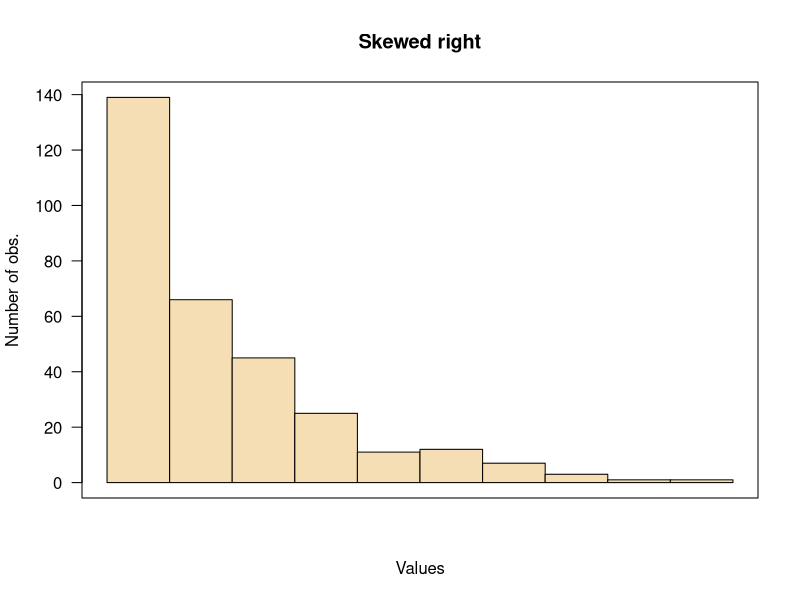
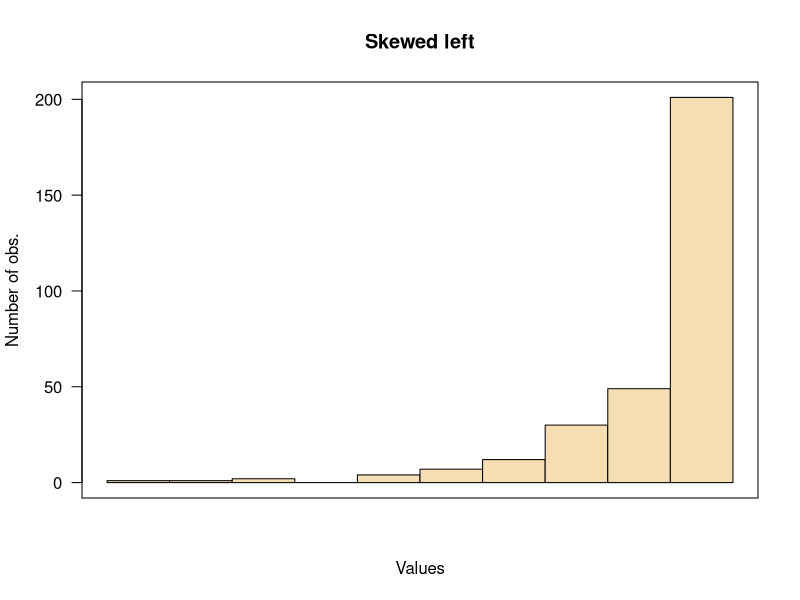
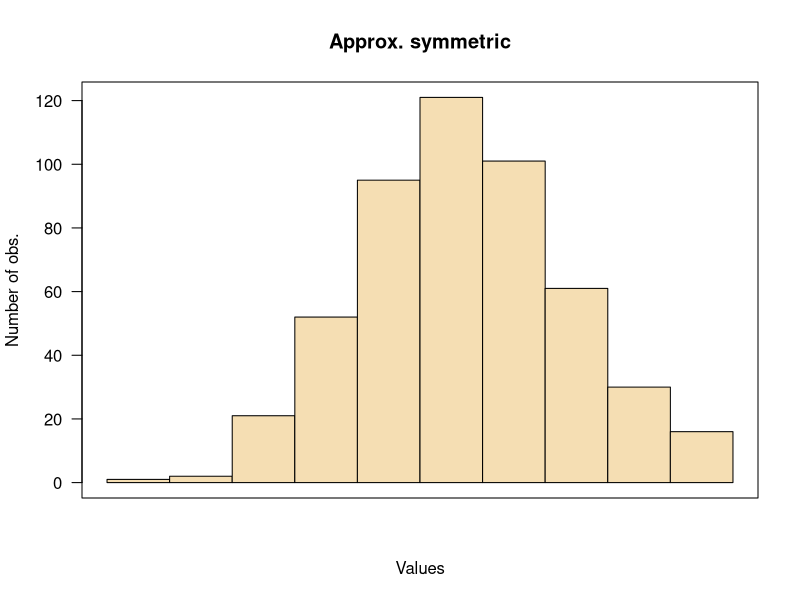
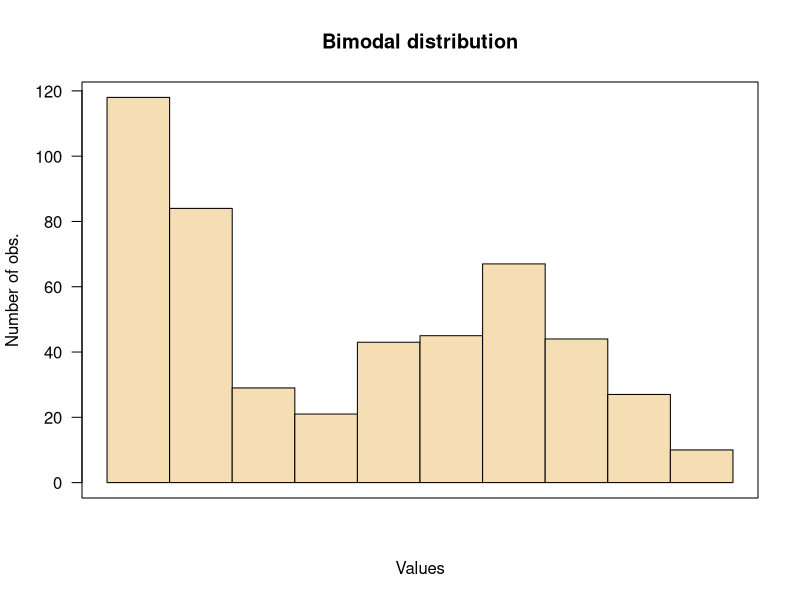

Reproduce these figures in R, in order.
### Example *shapes*

### Trying these for a carousel using slickR


set.seed(110110)

xx <- c( rchisq(300, 
                df = 2), 7,7,8,7,7,7,8,7,7,6)

hist( scales::rescale(xx, to = c(0, 5)), 
      xlab = "Values", 
      ylab = "Number of obs.",
      main = "Skewed right",
      axes = FALSE,
      col = "wheat", 
      las = 1)
axis(side = 2, 
     las = 1)
box()
dev.print(png, filename="ShapeExampleA.png", width=5, height=6,  units="in", res=100)




xx <- c( rchisq(300, df=1), 2, 2, 1, 1, 2, 0, 0)

xx <- max(xx) - xx
hist( scales::rescale(xx, to=c(0, 5)), 
      xlab="Values", ylab="Number of obs.",
      main="Skewed left",
      axes=FALSE,
      col="wheat", las=1)
axis(side=2, las=1)
box()
dev.print(png, filename="ShapeExampleB.png", width=5, height=6,  units="in", res=100)




xx <- rnorm(500, mean=10)
hist( scales::rescale(xx, to=c(0, 10)), 
      xlab="Values", ylab="Number of obs.",
      main="Approx. symmetric",
      axes=FALSE,
      col="wheat", las=1)
axis(side=2, las=1)
box()
dev.print(png, filename="ShapeExampleC.png", width=5, height=6,  units="in", res=100)





xx1 <- rnorm(500,mean=0, sd=1)
xx2 <- rnorm(250,mean=4, sd=1)
xx <- c( xx1[xx1>0], xx2)


hist( scales::rescale(xx, to=c(0, 10)),  
      right=TRUE,
      axes=FALSE,
      col="wheat", las=1,
      xlab="Values",ylab="Number of obs.", main="Bimodal distribution")
axis(side=2, las=1)
box()


dev.print(png, filename="ShapeExampleD.png", width=5, height=6,  units="in", res=100)


